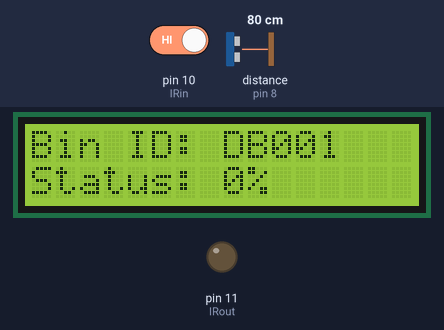
Simulated run of this sketch. Board: Arduino Uno, built with avr-gcc and run on an emulated ATmega328P. Parts: 16×2 character LCD, output pins drawn as LEDs (lit = HIGH). Wiring (inferred from the names in the program): ultrasonic range finder: trigger pin 9; echo pin 8. The test bench sets the inputs (shaded band); at power-on: distance to the obstacle (sensor on pin 8) 80 cm, pin 10 (IRin) HIGH. The echo pulse lasts 58.3 µs per cm; pins used as bus, display or sensor lines are not drawn; what the sketch prints to the serial monitor is not drawn.

Above: at 1.2 s.
1.3 s: distance to the obstacle (sensor on pin 8) set to 2 cm
At 2.3 s:
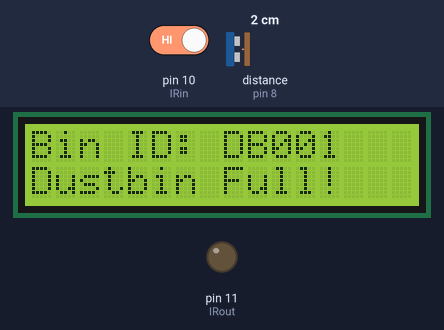
3.1 s: distance to the obstacle (sensor on pin 8) set to 4 cm
At 4.3 s:
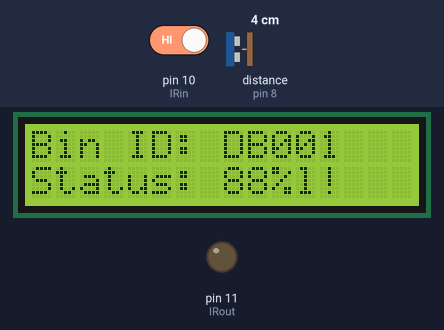
4.6 s: distance to the obstacle (sensor on pin 8) set to 35 cm
At 5.8 s:
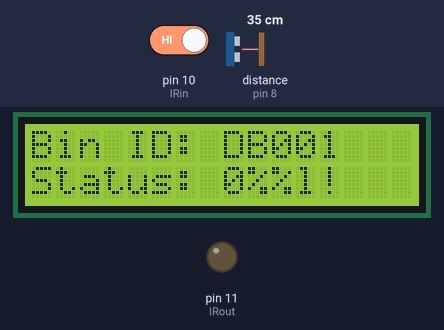
6.1 s: pin 10 (IRin) driven LOW
At 7.4 s:
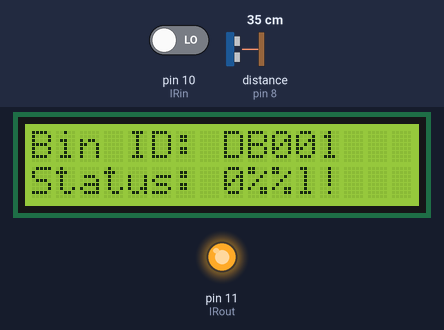
7.7 s: distance to the obstacle (sensor on pin 8) set to 9 cm
At 8.4 s:
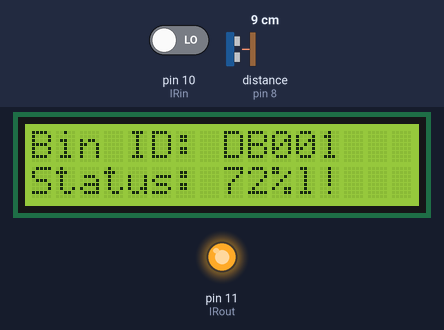
9.2 s: distance to the obstacle (sensor on pin 8) set to 60 cm
At 10.1 s:
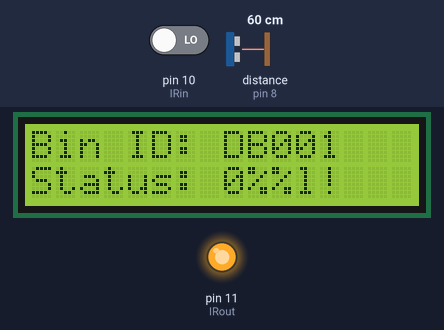
Timing chart, 0 to 11.8 s (numbered marks = the images above; inputs shaded):
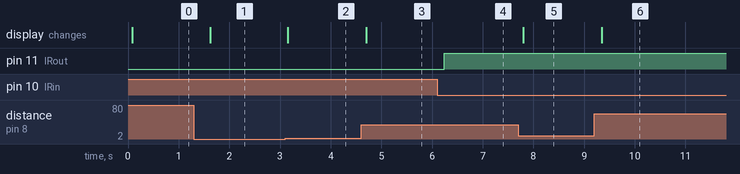

Measured:
- after the input at 1.3 s, the display: changes after 0.33 s (image 1)
- after the input at 3.1 s, the display: changes after 0.05 s (image 2)
- after the input at 4.6 s, the display: changes after 0.10 s (image 3)
- after the input at 6.1 s, pin 11 (IRout): LOW → HIGH after 0.14 s
- after the input at 7.7 s, the display: changes after 0.10 s (image 5)
- after the input at 9.2 s, the display: changes after 0.15 s (image 6)

The sketch:

Arduino.ino
```cpp
#include <LiquidCrystal.h> // includes the LiquidCrystal Library
#include <SoftwareSerial.h>

const int IRin = 10;  // IR sensor OUT value
const int IRout = 11;  // DC Motor for opening Dustbin lid
const int trigPin = 9; // Trigger Pin of Ultrasonic Sensor
const int echoPin = 8; // Echo Pin of Ultrasonic Sensor
const int full = 2;
SoftwareSerial s(12,13); // Pins 12 (Rx) & 13 (Tx) for serial cmmunication with NodeMCU ESP8266
LiquidCrystal lcd(1, 3, 4, 5, 6, 7); // Creates an LCD object. Parameters: (rs, enable, d4, d5, d6, d7)

long duration; // variable for the duration of sound wave travel
float distance; // variable for the distance measurement
int DBstatus; // variable for status of Dustbin in percentage

void setup() {
  pinMode(IRout,OUTPUT);  // Sets IRout pin as an OUTPUT
  pinMode(IRin,INPUT);    // Sets the IRin Pin as an OUTPUT

  pinMode(trigPin, OUTPUT); // Sets the trigPin as an OUTPUT
  pinMode(echoPin, INPUT); // Sets the echoPin as an INPUT
  s.begin(115200);  // Serial Communication with NodeMCU is starting with 115200 of baudrate speed
  Serial.begin(9600);// Serial Communication is starting with 9600 of baudrate speed
  lcd.begin(16,2); // Initializes the interface to the LCD screen, and specifies the dimensions (width and height) of the display
}

void loop() {

  /* US sensor code */
  digitalWrite(trigPin, LOW);   // Clears the trigPin condition
  delayMicroseconds(2);

  digitalWrite(trigPin, HIGH);  // Sets the trigPin HIGH (ACTIVE) for 10 microseconds
  delayMicroseconds(10);
  digitalWrite(trigPin, LOW);

  duration = pulseIn(echoPin, HIGH);   // Reads the echoPin, returns the sound wave travel time in microseconds

  distance = (duration * 0.034)/ 2;      // Calculating the distance
                                       // Speed of sound wave divided by 2 (go and back)


  if(distance<=30){                 //size of Dustbin set to 30cm
      DBstatus=((distance/30)*100);
      DBstatus=100-DBstatus;
    }
  else{
      DBstatus=0;
    }

  Serial.print("Distance of garbage from lid : ");
  Serial.print(distance);
  Serial.print("\n");
  Serial.print("Dustbin Status : ");
  Serial.print(DBstatus);         // Displays the DBstatus on the Serial Monitor
  Serial.print("% \n");

  lcd.setCursor(0,0);     // Prints string "Dustbin ID" on the LCD
  lcd.print("Bin ID: DB001"); // display ID in first line

  if(DBstatus>90){
      lcd.setCursor(0,1);     // Sets the location at which subsequent text written to the LCD will be displayed
      lcd.print("Dustbin Full!");  // Prints string "Dustbin Full!" on the LCD
      delay(500);
    }
    else{
      IRsensor();

      lcd.setCursor(0,1);     // Sets the location at which subsequent text written to the LCD will be displayed
      lcd.print("Status: ");  // Prints string "Status" on the LCD
      lcd.print(DBstatus);    // Prints the Status percentage value
      lcd.print("%");
      delay(500);
    }

  if(DBstatus>90){
    digitalWrite(full,HIGH);
  }
  else{
    digitalWrite(full,LOW);
  }

  if(s.available()>0)
    {
     s.write(DBstatus);
     delay(500);
    }
}

void IRsensor(){
      /* IR Sensor code */
    if (digitalRead(IRin)== LOW)   // read from sensor
    {
      digitalWrite(IRout,HIGH);    // control motor
      delay(10);
    }
    else
    {
      digitalWrite(IRout,LOW);
      delay(10);
  }
}
```
